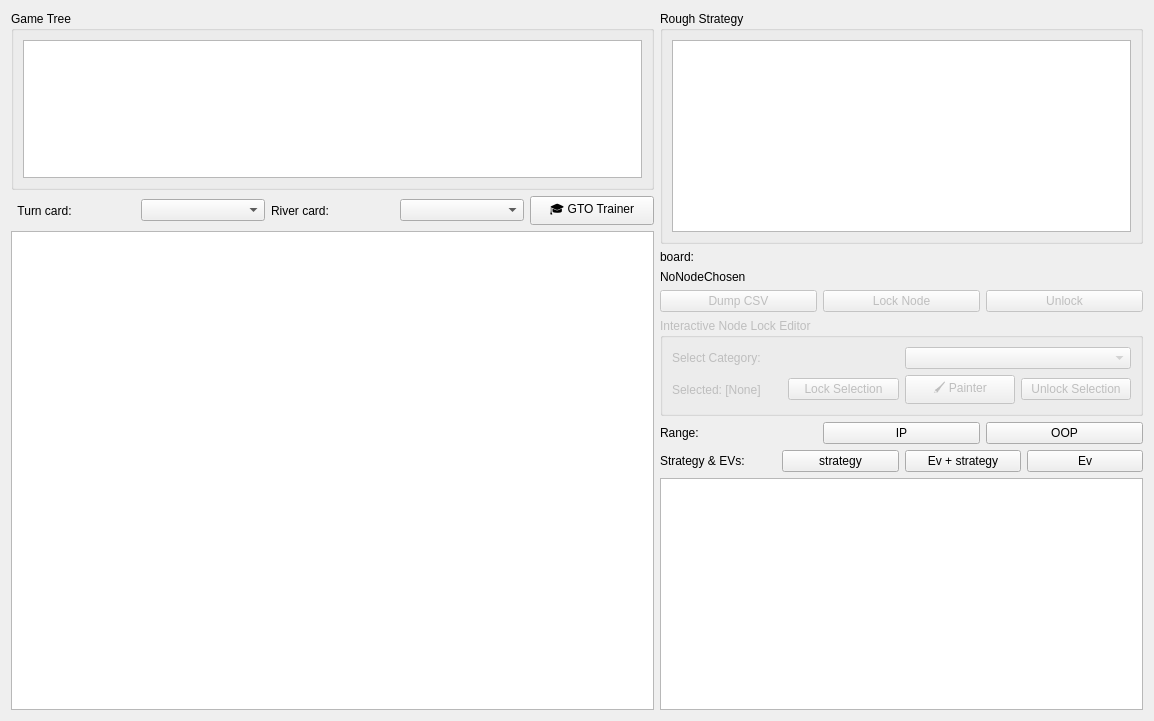
<?xml version="1.0" encoding="UTF-8"?>
<ui version="4.0">
 <class>StrategyExplorer</class>
 <widget class="QWidget" name="StrategyExplorer">
  <property name="geometry">
   <rect>
    <x>0</x>
    <y>0</y>
    <width>1154</width>
    <height>721</height>
   </rect>
  </property>
  <property name="windowTitle">
   <string>StrategyExplorer</string>
  </property>
  <layout class="QHBoxLayout" name="horizontalLayout" stretch="4,3">
   <item>
    <layout class="QVBoxLayout" name="verticalLayout" stretch="3,0,8">
     <item>
      <widget class="QGroupBox" name="groupBox">
       <property name="title">
        <string>Game Tree</string>
       </property>
       <layout class="QVBoxLayout" name="verticalLayout_3">
        <item>
         <widget class="QSTreeView" name="gameTreeView">
          <attribute name="headerVisible">
           <bool>false</bool>
          </attribute>
         </widget>
        </item>
       </layout>
      </widget>
     </item>
     <item>
      <layout class="QHBoxLayout" name="horizontalLayout_3">
       <item>
        <widget class="QLabel" name="label">
         <property name="sizePolicy">
          <sizepolicy hsizetype="Preferred" vsizetype="Preferred">
           <horstretch>0</horstretch>
           <verstretch>0</verstretch>
          </sizepolicy>
         </property>
         <property name="text">
          <string>  Turn card:</string>
         </property>
        </widget>
       </item>
       <item>
        <widget class="QComboBox" name="turnCardBox"/>
       </item>
       <item>
        <widget class="QLabel" name="label_2">
         <property name="text">
          <string>River card:</string>
         </property>
        </widget>
       </item>
       <item>
        <widget class="QComboBox" name="riverCardBox"/>
       </item>
       <item>
        <widget class="QPushButton" name="gtoTrainerButton">
         <property name="text">
          <string>🎓 GTO Trainer</string>
         </property>
        </widget>
       </item>
      </layout>
     </item>
     <item>
      <widget class="HtmlTableView" name="strategyTableView">
       <property name="styleSheet">
        <string notr="true"/>
       </property>
       <attribute name="horizontalHeaderVisible">
        <bool>false</bool>
       </attribute>
       <attribute name="verticalHeaderVisible">
        <bool>false</bool>
       </attribute>
      </widget>
     </item>
    </layout>
   </item>
   <item>
    <layout class="QVBoxLayout" name="verticalLayout_2" stretch="0,0,0,1">
     <item>
      <widget class="QGroupBox" name="groupBox_2">
       <property name="title">
        <string>Rough Strategy</string>
       </property>
       <property name="flat">
        <bool>true</bool>
       </property>
       <layout class="QVBoxLayout" name="verticalLayout_4">
        <item>
         <widget class="HtmlTableView" name="roughStrategyView">
          <property name="verticalScrollBarPolicy">
           <enum>Qt::ScrollBarAlwaysOff</enum>
          </property>
          <property name="horizontalScrollBarPolicy">
           <enum>Qt::ScrollBarAlwaysOff</enum>
          </property>
          <attribute name="horizontalHeaderVisible">
           <bool>false</bool>
          </attribute>
          <attribute name="verticalHeaderVisible">
           <bool>false</bool>
          </attribute>
         </widget>
        </item>
       </layout>
      </widget>
     </item>
     <item>
      <layout class="QVBoxLayout" name="verticalLayout_7" stretch="0,0">
       <item>
        <layout class="QHBoxLayout" name="horizontalLayout_6">
         <item>
          <widget class="QLabel" name="boardLabel">
           <property name="text">
            <string>board:</string>
           </property>
          </widget>
         </item>
        </layout>
       </item>
       <item>
        <layout class="QVBoxLayout" name="verticalLayout_8">
         <item>
          <widget class="QLabel" name="nodeDisplayLabel">
           <property name="text">
            <string>NoNodeChosen</string>
           </property>
          </widget>
         </item>
         <item>
          <layout class="QHBoxLayout" name="nodeLockLayout">
           <item>
            <widget class="QPushButton" name="dumpCsvButton">
             <property name="text">
              <string>Dump CSV</string>
             </property>
             <property name="enabled">
              <bool>false</bool>
             </property>
            </widget>
           </item>
           <item>
            <widget class="QPushButton" name="lockCsvButton">
             <property name="text">
              <string>Lock Node</string>
             </property>
             <property name="enabled">
              <bool>false</bool>
             </property>
            </widget>
           </item>
           <item>
            <widget class="QPushButton" name="unlockButton">
             <property name="text">
              <string>Unlock</string>
             </property>
             <property name="enabled">
              <bool>false</bool>
             </property>
            </widget>
           </item>
          </layout>
         </item>
         <item>
          <widget class="QGroupBox" name="nodeLockEditorGroup">
           <property name="title">
            <string>Interactive Node Lock Editor</string>
           </property>
           <property name="enabled">
            <bool>false</bool>
           </property>
           <layout class="QVBoxLayout" name="verticalLayoutLockEditor">
            <item>
             <layout class="QHBoxLayout" name="expressionSelectLayout">
              <item>
               <widget class="QLabel" name="expressionLabel">
                <property name="text">
                 <string>Select Category:</string>
                </property>
               </widget>
              </item>
              <item>
               <widget class="QComboBox" name="expressionSelectBox"/>
              </item>
             </layout>
            </item>
            <item>
             <layout class="QHBoxLayout" name="lockEditorTopLayout">
              <item>
               <widget class="QLabel" name="lockEditorLabel">
                <property name="text">
                 <string>Selected: [None]</string>
                </property>
               </widget>
              </item>
              <item>
               <widget class="QPushButton" name="lockSelectionButton">
                <property name="text">
                 <string>Lock Selection</string>
                </property>
                <property name="enabled">
                 <bool>false</bool>
                </property>
               </widget>
              </item>
              <item>
               <widget class="QPushButton" name="painterModeButton">
                <property name="text">
                 <string>🖌️ Painter</string>
                </property>
                <property name="checkable">
                 <bool>true</bool>
                </property>
                <property name="checked">
                 <bool>false</bool>
                </property>
               </widget>
              </item>
              <item>
               <widget class="QPushButton" name="unlockSelectionButton">
                <property name="text">
                 <string>Unlock Selection</string>
                </property>
                <property name="enabled">
                 <bool>false</bool>
                </property>
               </widget>
              </item>
             </layout>
            </item>
            <item>
             <layout class="QHBoxLayout" name="lockSlidersLayout"/>
            </item>
           </layout>
          </widget>
         </item>
        </layout>
       </item>
      </layout>
     </item>
     <item>
      <layout class="QVBoxLayout" name="modeChoseLayout">
       <item>
        <layout class="QHBoxLayout" name="horizontalLayout_Range">
         <item>
          <widget class="QLabel" name="label_4">
           <property name="text">
            <string>Range:</string>
           </property>
          </widget>
         </item>
         <item>
          <widget class="QPushButton" name="ipRangeButtom">
           <property name="sizePolicy">
            <sizepolicy hsizetype="Minimum" vsizetype="Minimum">
             <horstretch>0</horstretch>
             <verstretch>0</verstretch>
            </sizepolicy>
           </property>
           <property name="text">
            <string>IP</string>
           </property>
          </widget>
         </item>
         <item>
          <widget class="QPushButton" name="oopRangeButtom">
           <property name="sizePolicy">
            <sizepolicy hsizetype="Minimum" vsizetype="Minimum">
             <horstretch>0</horstretch>
             <verstretch>0</verstretch>
            </sizepolicy>
           </property>
           <property name="text">
            <string>OOP</string>
           </property>
          </widget>
         </item>
        </layout>
       </item>
       <item>
        <layout class="QHBoxLayout" name="horizontalLayout_Strategy">
         <item>
          <widget class="QLabel" name="label_5">
           <property name="text">
            <string>Strategy &amp; EVs:</string>
           </property>
          </widget>
         </item>
         <item>
          <widget class="QPushButton" name="strategyModeButtom">
           <property name="sizePolicy">
            <sizepolicy hsizetype="Minimum" vsizetype="Minimum">
             <horstretch>0</horstretch>
             <verstretch>0</verstretch>
            </sizepolicy>
           </property>
           <property name="text">
            <string>strategy</string>
           </property>
          </widget>
         </item>
         <item>
          <widget class="QPushButton" name="evModeButtom">
           <property name="sizePolicy">
            <sizepolicy hsizetype="Minimum" vsizetype="Minimum">
             <horstretch>0</horstretch>
             <verstretch>0</verstretch>
            </sizepolicy>
           </property>
           <property name="text">
            <string>Ev + strategy</string>
           </property>
          </widget>
         </item>
         <item>
          <widget class="QPushButton" name="evOnlyModeButtom">
           <property name="sizePolicy">
            <sizepolicy hsizetype="Minimum" vsizetype="Minimum">
             <horstretch>0</horstretch>
             <verstretch>0</verstretch>
            </sizepolicy>
           </property>
           <property name="text">
            <string>Ev</string>
           </property>
          </widget>
         </item>
        </layout>
       </item>
      </layout>
     </item>
     <item>
      <layout class="QHBoxLayout" name="detailInformationLayout">
       <item>
        <widget class="HtmlTableView" name="detailView">
         <attribute name="horizontalHeaderVisible">
          <bool>false</bool>
         </attribute>
         <attribute name="verticalHeaderVisible">
          <bool>false</bool>
         </attribute>
        </widget>
       </item>
      </layout>
     </item>
    </layout>
   </item>
  </layout>
 </widget>
 <customwidgets>
  <customwidget>
   <class>QSTreeView</class>
   <extends>QTreeView</extends>
   <header>qstreeview.h</header>
  </customwidget>
  <customwidget>
   <class>HtmlTableView</class>
   <extends>QTableView</extends>
   <header>htmltableview.h</header>
  </customwidget>
 </customwidgets>
 <resources/>
 <connections/>
</ui>
